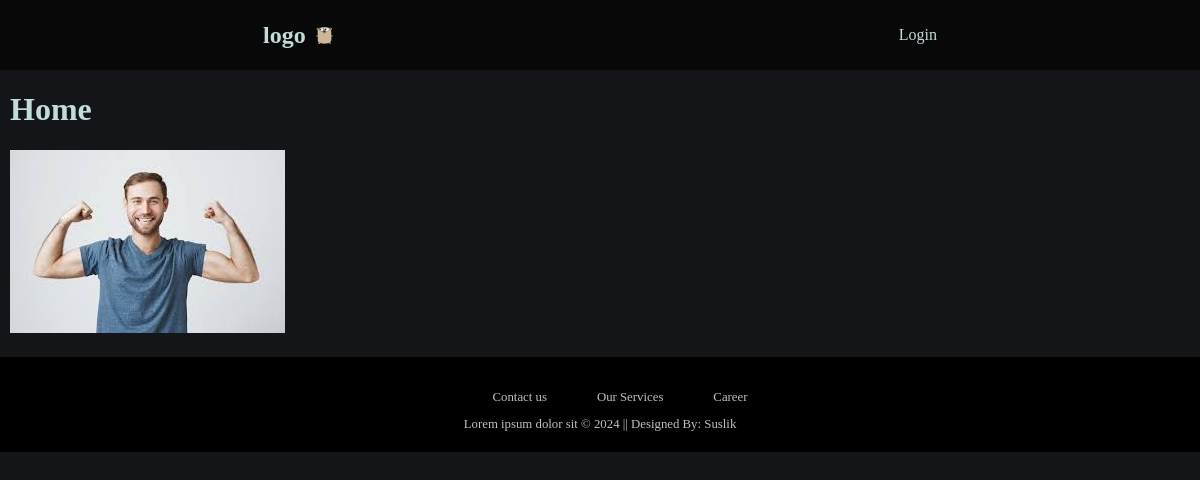
Before: / with the older database file.
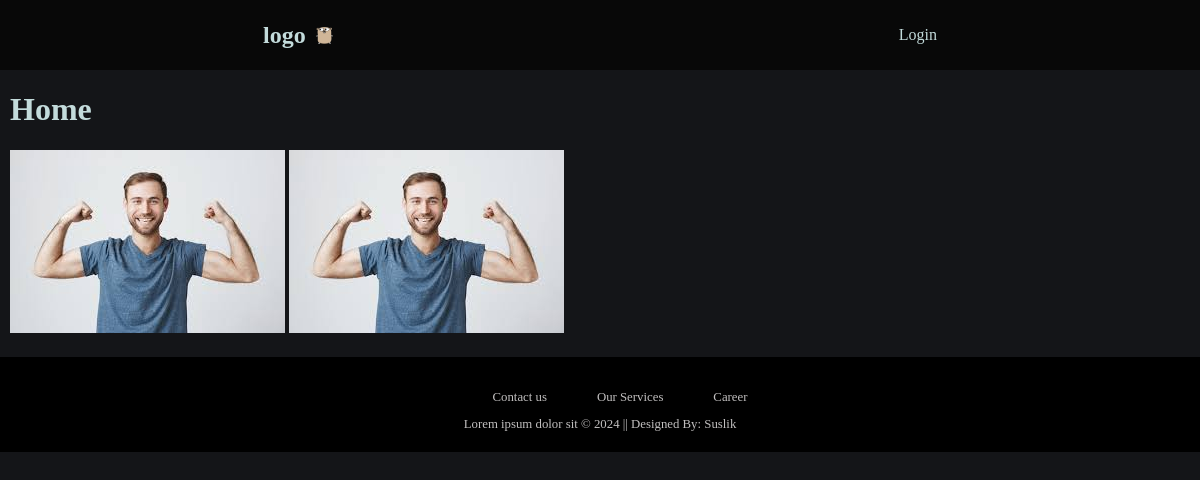
After: the same page with the newer database file.
### app/models.py (models this page shows, shortened)
class UserProfile(User):
    cv = models.FileField(upload_to='cv/photos')
    photo = models.ImageField(upload_to ='photo/photos' )
    id_photo = models.ImageField(upload_to = 'id_photo/photos')

### app/views.py (the view)
# urls.py: path('', home, name='home'),
def home(request):
    posts=UserProfile.objects.all()
    if request.method == 'POST':
        api_id = request.POST['id_product']
        return redirect(f'api_id/{api_id}')
    return render(request, 'home.html', context= {'posts':posts } )

### templates/home.html
{% extends 'base.html' %}
{% load static %}
{% block content %}
    <h1>Home</h1>
    {% for post in posts %}
    <img src="{{ post.photo.url }}" alt="">
    {% endfor %}
{% endblock %}

### templates/base.html (shortened to what this page needs)
{% load static %}
<!DOCTYPE html>
<html lang="en">
<head>
    <link rel="stylesheet" href="{% static 'css/style.css' %}">
</head>
<body>
    <nav>
        <h1 class="navlogo">logo <img src="{% static 'img/golang_gopher_src_logo_icon_168155.webp' %}" alt="" class="logo"></h1>
        <ul class="navul">
            {% if user.is_authenticated %}
                <li><a href="{% url 'home' %}">Home</a></li>
                <li><a href="{% url 'create' %}">Create</a></li>
            {% else %}
                <li><a href="{% url 'login' %}">Login</a></li>
            {% endif %}
        </ul>
    </nav>
    <div class="content">
        {% block content %}
        {% endblock %}
    </div>
    <footer>
        <div class="footer">
            <div class="row">
                <ul class="footerul">
                    <li><a href="#" class="txtfooter">Contact us</a></li>
                    <li><a href="#" class="txtfooter">Our Services</a></li>
                    <li><a href="#" class="txtfooter">Career</a></li>
                </ul>
            </div>
            <div class="row">
            Lorem ipsum dolor sit © 2024 || Designed By: Suslik
            </div>
        </div>
    </footer>
</body>
</html>

### static/css/style.css (style rules this page uses)
body { margin: 0; padding: 0; background-color: rgb(20, 21, 24); color: rgb(195, 219, 219); }
nav { width: 100% 0; height: 70px; display: flex; justify-content: space-around; background-color: rgb(8, 8, 8); text-align: center; }
.navlogo { display: flex; justify-content: space-around; align-items: center; gap: 10px; }
.navul { display: flex; justify-content: space-around; gap: 80px; align-items: center; }
.footer { background:rgb(0, 0, 0); padding:20px 0px; text-align:center; width: 100%; margin-top: 20px; }
.row { display: flex; color:rgb(193, 191, 191); font-size:0.8em; justify-content: center; }
a, li { text-decoration: none; list-style-type: none; color: rgb(195, 219, 219); }
.txtfooter { color:rgb(193, 191, 191); }
.footerul { display: flex; justify-content: space-around; gap: 50px; align-items: center; }
.logo { width: 40px; height: 40px; background-repeat: no-repeat; background-size: cover; }
.logo { height: 17px; width: 17px; background-repeat: no-repeat; background-size: cover; }
.content { margin: 10px; }

Changed rows visible on the page:
added UserProfile: photo (picture)
